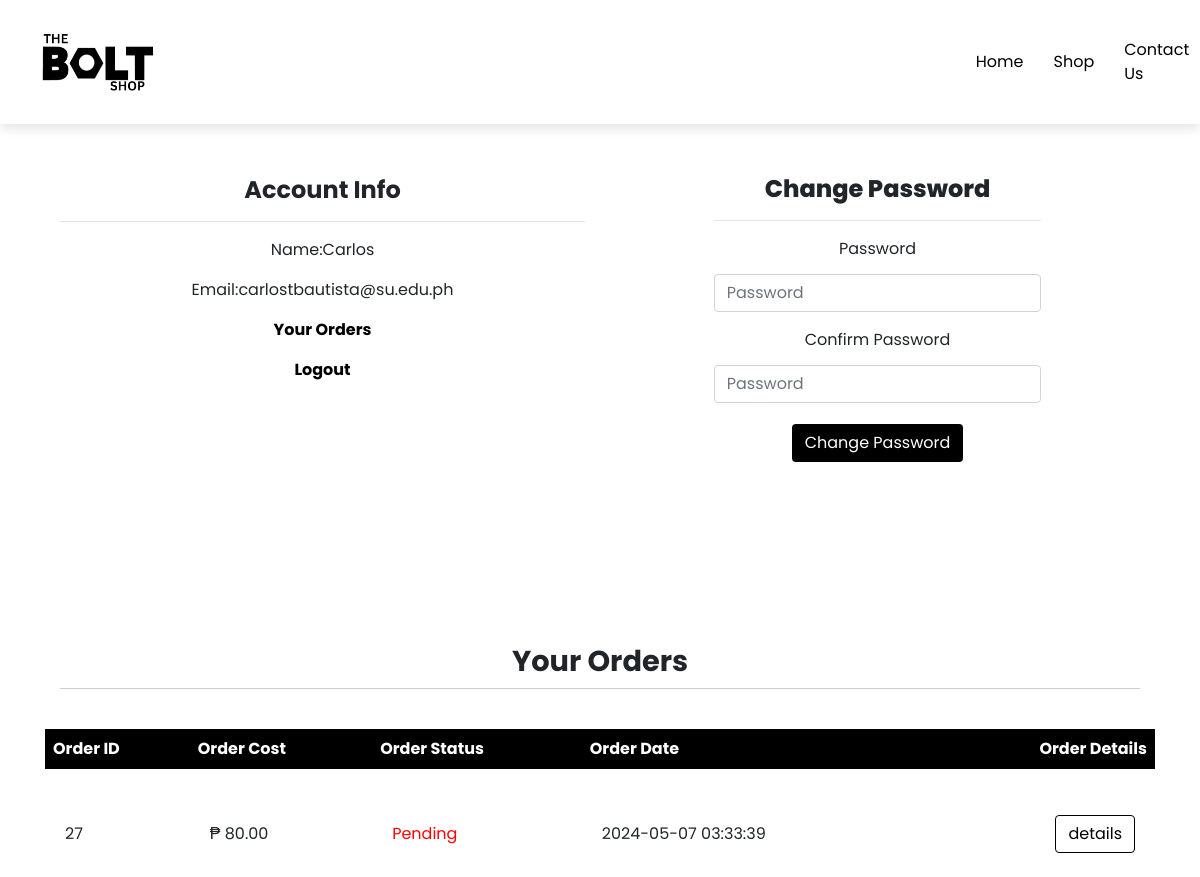
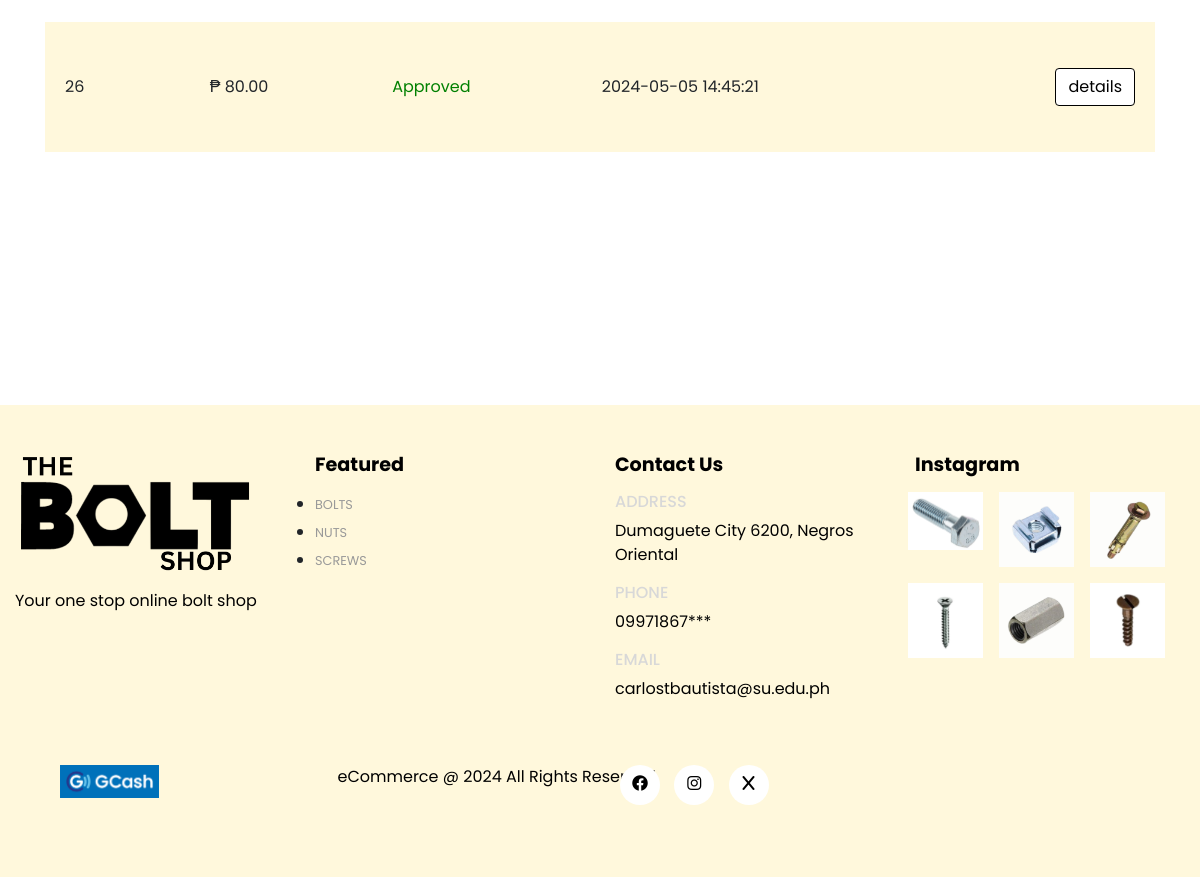
/account.php (signed in), run on the app's committed database (2 pictures, top to bottom).
### tables this page shows
CREATE TABLE `orders` (
  `order_id` int(11) NOT NULL AUTO_INCREMENT,
  `order_cost` decimal(6,2) NOT NULL,
  `order_status` varchar(100) NOT NULL DEFAULT 'on_hold',
  `user_id` int(11) NOT NULL,
  `user_phone` int(11) NOT NULL,
  `user_city` varchar(255) NOT NULL,
  `user_address` varchar(255) NOT NULL,
  `order_date` datetime NOT NULL DEFAULT current_timestamp(),
  PRIMARY KEY (`order_id`)
);

### account.php (the view, shortened to what this page needs)
<?php
include('server/connection.php');
if(isset($_SESSION['logged_in'])){
    $user_id = $_SESSION['user_id'];
    $stmt = $conn ->prepare("SELECT * FROM orders WHERE user_id =? ORDER BY order_date DESC ");
    $stmt->bind_param('i', $user_id);
    $stmt -> execute();
    $orders = $stmt -> get_result();
}
?>
<!DOCTYPE html>
<html lang="en">
<head>
    <link href="https://stackpath.bootstrapcdn.com/bootstrap/4.5.2/css/bootstrap.min.css" rel="stylesheet">
    <link rel="stylesheet" href="https://cdnjs.cloudflare.com/ajax/libs/font-awesome/6.0.0/css/all.min.css">
    <link rel="stylesheet" href="assets/css/style.css">
</head>
<body>
    <nav class="navbar navbar-expand-lg navbar-light bg-white py-2 fixed-top">
        <img class="logo" src="assets/imgs/logo.png" />
        <div class="collapse navbar-collapse nav-buttons" id="navbarSupportedContent">
            <ul class="navbar-nav mr-auto">
                <li class="nav-item">
                    <a class="nav-link poppins-thin" href="index.php">Home</a>
                </li>
                <li class="nav-item">
                    <a class="nav-link poppins-thin" href="shop.php">Shop</a>
                </li>
                <li class="nav-item">
                    <a class="nav-link poppins-thin" href="contact.php">Contact Us</a>
                </li>
            </ul>
        </div>
    </nav>
    <section class="my-5 py-5">
        <div class="row container mx-auto">
            <div class="text-center mt-3 pt-5 col-lg-6 col-md-12 col-sm-12">
            <h3 class="font-weight-bold">Account Info</h3>
                <hr class="mx-auto">
                <div class="account-info">
                    <p>Name:<span><?php if(isset($_SESSION['user_name'])){echo $_SESSION['user_name'];}?></span></p>
                    <p>Email:<span><?php if(isset($_SESSION['user_email'])){echo $_SESSION['user_email'];}?></span></p>
                    <p><a href="#orders" id="orders-btn">Your Orders</a></p>
                    <p><a href="account.php?logout=1" id="logout-btn">Logout</a></p>
                </div>
            </div>
            <div class="mt-2 col-lg-6 col-md-12 col-sm-12">
                <form id="account-form" method="POST" action="account.php">
                    <h3>Change Password</h3>
                    <hr class="mx-auto">
                    <div class="form-group">
                        <label>Password</label>
                        <input type="password" class="form-control" id="account-password" name="password" placeholder="Password" required/>
                    </div>
                    <div class="form-group">
                        <label>Confirm Password</label>
                        <input type="password" class="form-control" id="account-password-confirm" name="confirmPassword" placeholder="Password" required/>
                    </div>
                    <div class="form-group">
                        <input type="submit" value="Change Password" name="change_password"class="btn" id="change-pass-btn">
                    </div>
                </form>
            </div>
        </div>
    </section>
        <section id="orders" class="orders container mt-5 ">
        <div class="container">
            <h2 class="font-weight-bold text-center">Your Orders</h2>
        </div>
            <?php if ($orders->num_rows > 0) { ?>
                <table>
                    <tr class="headline">
                        <th>Order ID</th>
                        <th>Order Cost</th>
                        <th>Order Status</th>
                        <th>Order Date</th>
                        <th>Order Details</th>
                    </tr>
            <?php  while($row = $orders->fetch_assoc()){?>
            <tr>
                <td>
                    <span><?php echo $row['order_id']?></span>
                </td>
                <td>
                    <span>₱ <?php echo $row['order_cost']; ?></span>
                </td>
                <td>
                    <?php
                        $order_status = $row['order_status'];
                        if ($order_status == 'on_hold') {
                            echo '<span style="color: red;">Pending</span>';
                        } else if($order_status == 'paid'){
                            echo '<span style="color: green;">Approved</span>';
                        }else {echo '<span>' . $order_status . '</span>';
                        }
                    ?>
                </td>
                <td>
                    <span><?php echo $row['order_date']; ?></span>
                </td>
                <td>
                    <form method="GET" action="order_details.php">
                        <input href=""class="btn order-details-btn" name="order_details_btn" type="submit" value="details"/>
                    </form>
                </td>
            </tr>
            <?php }?>
        </table>
        <?php }?>
    </section>
    <footer class="mt-5 py-5">
        <div class="row mx-auto">
            <div class="footer-one col-lg-3 col-md-6 col-sm-12">
                <img src="assets/imgs/logo.png" style="max-height: calc(9rem - 1.5rem);"/>
                <p class="mt-3">Your one stop online bolt shop</p>
            </div>
            <div class="footer-one col-lg-3 col-md-6 col-sm-12">
                <h5 class="pb-2">Featured</h5>
                <ul class="text-uppercase">
                    <li><a href="#">Bolts</a></li>
                    <li><a href="#">Nuts</a></li>
                    <li><a href="#">Screws</a></li>
                </ul>
            </div>
            <div class="footer-one col-lg-3 col-md-6 col-sm-12">
                <h5 class="pb-2">Contact Us</h5>
                <div>
                    <h6 class="text-uppercase">Address</h6>
                    <p>Dumaguete City 6200, Negros Oriental</p>
                </div>
                <div>
                    <h6 class="text-uppercase">Phone</h6>
                    <p>09971867***</p>
                </div>
                <div>
                    <h6 class="text-uppercase">Email</h6>
                    <p>carlostbautista@su.edu.ph</p>
                </div>
            </div>
            <div class="footer-one col-lg-3 col-md-6 col-sm-12">
                <h5 ckass="pb-2">Instagram</h5>
                <dev class="row">
                    <img src="assets/imgs/With background/Bolts/hex bolt.webp" class="img-fluid w-25 h-100 m-2"/>
                    <img src="assets/imgs/With background/Nuts/Cage Nut.png" class="img-fluid w-25 h-100 m-2"/>
                    <img src="assets/imgs/With background/Bolts/Anchor Bolt.png" class="img-fluid w-25 h-100 m-2"/>
                    <img src="assets/imgs/With background/Screws/Philips Head.png" class="img-fluid w-25 h-100 m-2"/>
                    <img src="assets/imgs/With background/Nuts/Coupling Nut.png" class="img-fluid w-25 h-100 m-2"/>
                    <img src="assets/imgs/With background/Screws/Flat Head.png" class="img-fluid w-25 h-100 m-2"/>
                </dev>
            </div>
        </div>
        <div class="copyright mt-5">
            <div class="row container mx-auto">
                <div class="col-lg-3 col-md-6 col-sm-12 mb-4">
                    <img src="assets/imgs/gcash.png"/>
                </div>
                <div class="col-lg-3 col-md-6 col-sm-12 mb-4 text-nowrap">
                    <p>eCommerce @ 2024 All Rights Reserved</p>
                </div>
                <div class="col-lg-3 col-md-6 col-sm-12 mb-4">
                    <a href="#"><i class="fab fa-facebook"></i></a>
                    <a href="#"><i class="fab fa-instagram"></i></a>
                    <a href="#"><i class="fab fa-x"></i></a>
                </div>
            </div>
        </div>
    </footer>
</body>
</html>

### assets/css/style.css (style rules this page uses)
.nav-buttons { margin-left:70%; }
* { margin: 0; padding: 0; box-sizing: border-box; }
body { font-family: 'Poppins', sans-serif; }
h2 { font-size: 1.8rem; font-weight: 600; }
h3 { font-size: 1.5rem; font-weight: 800; }
h5 { font-size: 1rem; font-weight: 400; }
h6 { color: #d8d8d8; }
.navbar { font-size: 16px; padding-top: 2rem !important; padding-bottom: 2rem !important; padding-left: 40px; top: 0; left: 0; box-shadow: 0 5px 10px rgba(0, 0, 0, 0.1); }
.navbar-light .navbar-nav .nav-link { padding: 0 10px; color: black; transition: 0.4s ease; }
.navbar-nav .nav-item { display: flex; align-items: center; margin-left: 10px; }
footer { background: cornsilk; }
footer h5 { color: black; font-weight: 700; font-size: 1.2rem; }
footer li { padding-bottom: 4px; }
footer li a { font-size: 0.8rem; color: #999; text-decoration: none; }
footer .copyright a { color:black; height: 40px; width: 40px; background-color: white; display: inline-block; text-align: center; line-height: 38px; border-radius: 50%; transition: 0.3s ease; margin: 0 5px; }
footer p { color: black; }
footer .copyright img { width:40%; }
.logo { width: 115px; height: 60px; }
td:last-child { text-align: right; }
th:last-child { text-align: right; }
#account-form { width: 70%; margin: 35px auto; text-align: center; padding: 20px; }
#account-form input { margin: 5px auto; }
#account-form #change-pass-btn { background-color: black; color: white; }
.account-info #orders-btn, #logout-btn { font-weight: bold; color: black; text-decoration: none; }
.orders { width: 100%; height: 600px; overflow-y: auto; scroll-snap-stop: y mandatory; }
.orders .container { position: sticky; top: 0; z-index: 2; background-color: white; }
.orders .headline { background-color: black; height: 10px; width: 100%; }
.orders h2 { margin-top: 0; font-weight: bold; text-align: center; padding: 10px 0; border-bottom: 1px solid #ccc; }
.orders table { width: 100%; height: 300px; border-collapse: collapse; margin-top: 40px; }
.orders th { padding: 8px; color: white; background-color: black; position: sticky; top: 55px; }
.orders tbody tr:nth-of-type(odd) { background-color: cornsilk; }
.orders td { padding: 10px 20px; }
.orders .order-details-btn { color: black; background-color: white; border: 1px solid black; }

### data on the page
orders: order_id "27", order_cost "80.00", order_status "Pending", order_date "2024-05-07 03:33:39"
orders: order_id "26", order_cost "80.00", order_status "Approved", order_date "2024-05-05 14:45:21"

### other printed values
$_SESSION['user_name'] "Carlos"
$_SESSION['user_email'] "carlostbautista@su.edu.ph"
